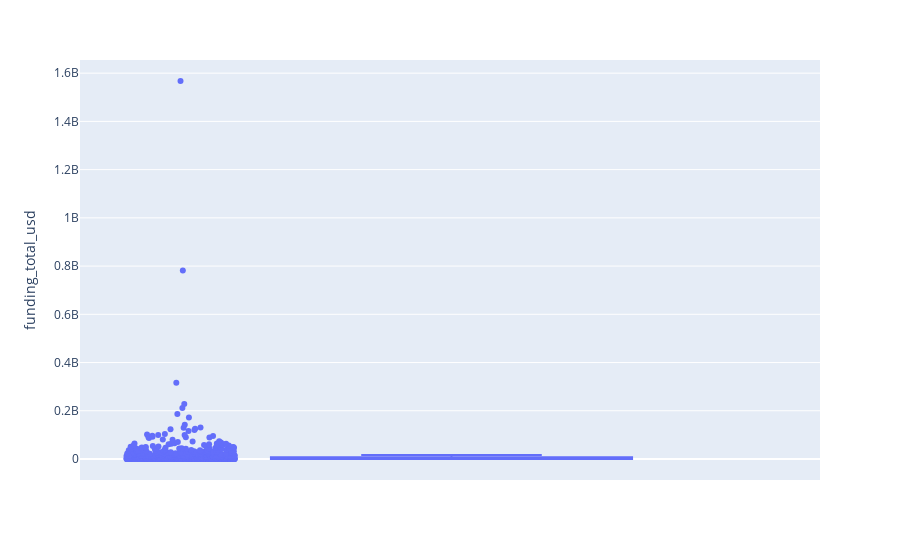

Source (notebook cell):
### Markdown cell above
## <span style='color:blue'>Summary statistics for total funding (in USD) of acquired US startups</span>
#### <span style='color:green'>Maximum</span> total funding: 5.7 Billion
#### <span style='color:red'>Minimum</span> total funding: 1265 
#### Third Quartile: 24.7 Million
#### Median: 9.9 Million
#### First Quartile: 3 Million

### Code cell
investments_fs_cl = investments_fs[investments_fs.status.eq('CLOSED')]
investments_fs_cl.funding_total_usd = investments_fs_cl.funding_total_usd.str.replace(',', '')
# to_numeric converts all the object types to numeric types (int64 in this case)
investments_fs_cl.funding_total_usd = pd.to_numeric(investments_fs_cl.funding_total_usd)
investments_fs_op = investments_fs_op.sort_values('funding_total_usd', ascending = False)
fig = px.box(investments_fs_cl, y="funding_total_usd", points="all")
fig.show()

### Figure 1 — Plotly figure (JSON) as saved in the notebook; plotly's stock layout.template omitted (floating-point values rounded to 4 significant figures; data arrays with more than 128 entries replaced by an {"elided": "..."} marker saying what was removed)
{"data": [{"alignmentgroup": "True", "boxpoints": "all", "hovertemplate": "funding_total_usd=%{y}<extra></extra>", "legendgroup": "", "marker": {"color": "#636efa"}, "name": "", "notched": false, "offsetgroup": "", "orientation": "v", "showlegend": false, "type": "box", "x0": " ", "xaxis": "x", "y": {"elided": "1251 int values"}, "y0": " ", "yaxis": "y"}], "layout": {"boxmode": "group", "legend": {"tracegroupgap": 0}, "margin": {"t": 60}, "xaxis": {"anchor": "y", "domain": [0, 1]}, "yaxis": {"anchor": "x", "domain": [0, 1], "title": {"text": "funding_total_usd"}}}}
